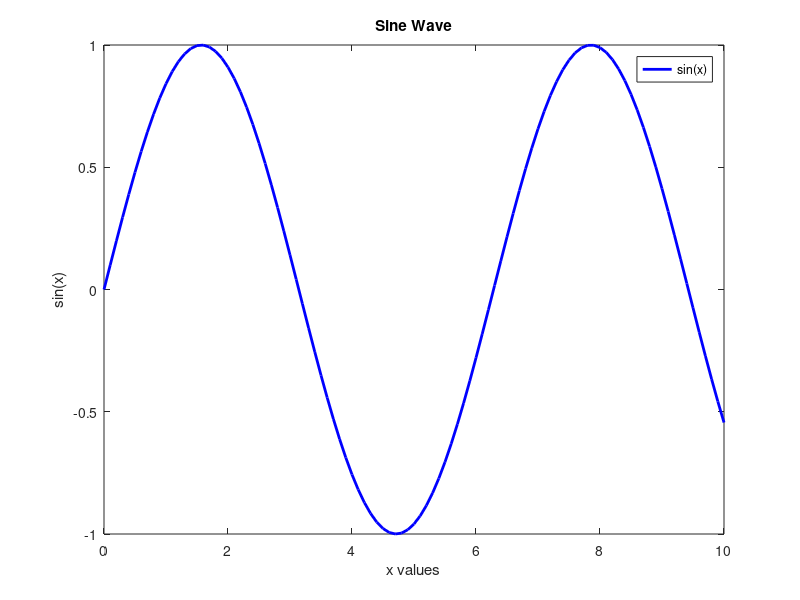

Write MATLAB code to recreate this figure.
x = 0:0.1:10;
y = sin(x);
plot(x, y, 'b', 'LineWidth', 2);
title('Sine Wave');
xlabel('x values');
ylabel('sin(x)');
legend('sin(x)');